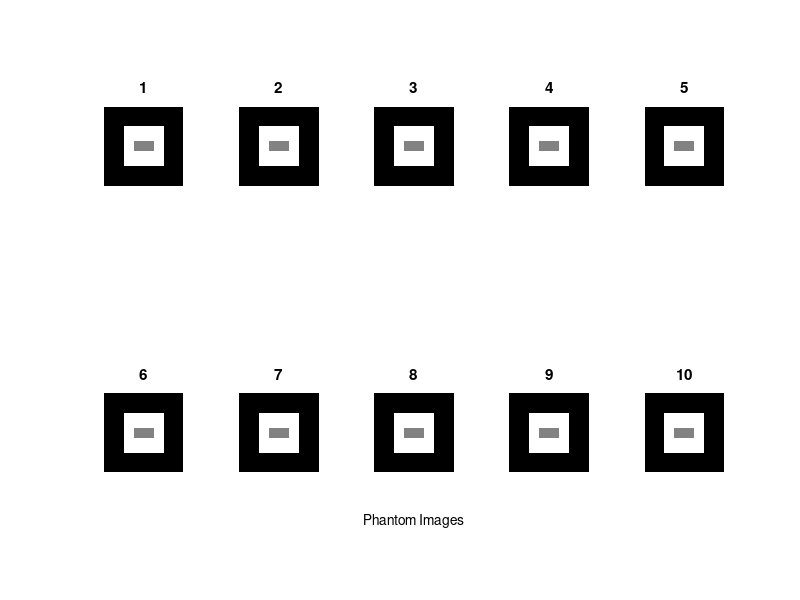

Reproduce this figure in MATLAB. (Note: this script raises an error after producing the figure.)
% L05_Exercise_03

% Wavelet transforms and reconstruction

warning off

% Wavelet settings
n = 4;          % Decomposition Level
%w = 'db4';    % Daubechies wavelet
w = 'Haar';     % Haar wavelet

% Image selection
Z = 19;

% Phantom images generation
phantom_image = zeros(256,256,10);

for i=1:10
    for x=65:192
        for y=65:192
            phantom_image(x,y,i) = 255;
        end
    end
end

for i=1:10
    for x=113:144
        for y=97:160
            phantom_image(x,y,i) = 128;
        end
    end
end

% WAVELET TRANSFORM AND RECONSTRUCTION ON PHANTOM IMAGES

% Display phantom images
figure
for i=1:10
    subplot(2,5,i), imshow(phantom_image(:,:,i),[0 255]);
    hT1 = title(num2str(i));
    if i==8,
        [HeightA,~,~] = size(phantom_image(:,:,i));
        T1Pos = round(get(hT1,'Position'));
        hT1_2 = text(T1Pos(1), T1Pos(2)+HeightA+200,'Phantom Images','HorizontalAlignment','center');
    end
end

% input('\nEnter to continue');

pause

map = gray;

% Calculate wavelets to nth (default 4th) level for phantom images
Coeffs = wavedec3(phantom_image, n, w);

% Multilevel reconstruction
A = cell(1,n);
D = cell(1,n);

for k = 1:n
    A{k} = waverec3(Coeffs,'a',k);   % Approximations (low-pass components)
    D{k} = waverec3(Coeffs,'d',k);   % Details (high-pass components)
end

% Check for perfect reconstruction
err = zeros(1,n);
for k = 1:n
    E = double(phantom_image)-A{k}-D{k};
    err(k) = max(abs(E(:)));
end

message = sprintf('Reconstruction errors');
message = char(message, sprintf(''));
for k=1:n
    message = char(message, sprintf('Level %d error: %.3e', k, err(k)));
end
hd = msgbox(cellstr(message), 'Reconstruction');

% Extract approximations and details for first image only
A_1 = zeros(256,256,n);
D_1 = zeros(256,256,n);
diff_images = zeros(256,256,n);

for i=1:n
    A_1(:,:,i) = A{i}(:,:,1);
    D_1(:,:,i) = abs(D{i}(:,:,1));
    diff_images(:,:,i) = phantom_image(:,:,1) - A_1(:,:,1);
end

D_1_maxs = (squeeze(max(max(D_1))))';

% input('\nEnter to continue');

pause

% Display approximations and details
figure
colormap(map)
for k = 1:n
    labstr = int2str(k) ;
    subplot(2,n,k);
    imshow(A_1(:,:,k), [0 255]);
    xlabel(['A' labstr]);
    subplot(2,n,k+n);
    imshow(abs(D_1(:,:,k)), [0 D_1_maxs(k)]);
    xlabel(['D' labstr]);
    if k==3,
        [HeightA,~,~] = size(phantom_image(:,:,i));
        T1Pos = round(get(hT1,'Position'));
        hT1_2 = text(T1Pos(1)-200, T1Pos(2)+HeightA+200,['Approximations and details at levels 1 to 4 (' w ' wavelet)'],'HorizontalAlignment','center');
    end
end

% input('\nEnter to continue');

pause

% Display differences between actual images 
% and approximations at different levels
figure
colormap(map)
for k=1:n
    labstr = int2str(k) ;
    subplot(1,n,k);
    imshow(diff_images(:,:,k), [-255 255]);
    xlabel(['A' labstr]);
    if k==3,
        [HeightA,~,~] = size(phantom_image(:,:,i));
        T1Pos = round(get(hT1,'Position'));
        hT1_2 = text(T1Pos(1)-200, T1Pos(2)+HeightA+200,['Difference between images and approximations for slice 19 (' w ' wavelet)'],'HorizontalAlignment','center');
    end
end

avg_error = (squeeze(sum(sum(abs(diff_images))))')/(256*256);
labstr = ['Approximation errors for ' w ' wavelet'];
message = sprintf(labstr);
message = char(message, sprintf(''));
for k=1:n
    message = char(message, sprintf('Level %d error: %.2f', k, avg_error(k)));
end
hd = msgbox(cellstr(message), 'Approximations');

% input('\nEnter to continue');

pause

% WAVELET TRANSFORM AND RECONSTRUCTION ON USER SELECTED IMAGES

% Read in MR image dataset
[filename,pathname] = uigetfile('Images\*.*','Select All Image Files', 'MultiSelect','On');
filesin = [pathname,filename];

file1 = sprintf('%s%s',char(filesin(1)),char(filesin(2)));
info = dicominfo(file1);
dim = [double(info.Width), double(info.Height)];
dim(3) = size(filesin,2)-1;

image_data = zeros(dim(1),dim(2),dim(3));

for i=1:dim(3)
    filetoread = sprintf('%s%s',char(filesin(1)),char(filesin(i+1)));
    image_data(:,:,i)=double(dicomread(filetoread));
end

figure
for i=1:15
    subplot(3,5,i), imshow(image_data(:,:,(i-1)*3+1),[0 4000]);
    hT1 = title(num2str((i-1)*3+1));
    if i==13,
        [HeightA,~,~] = size(image_data(:,:,i));
        T1Pos = round(get(hT1,'Position'));
        hT1_2 = text(T1Pos(1), T1Pos(2)+HeightA+200,'Original Images','HorizontalAlignment','center');
    end
end

% input('\nEnter to continue');

pause

% Calculate wavelets to nth (default 4th) level for user images
Coeffs = wavedec3(image_data, n, w);

% Multilevel reconstruction
A = cell(1,n);
D = cell(1,n);

h = waitbar(0,'Wavelet reconstruction in process');
for k = 1:n
    A{k} = waverec3(Coeffs,'a',k);   % Approximations (low-pass components)
    D{k} = waverec3(Coeffs,'d',k);   % Details (high-pass components)
    waitbar(k/n);
end
close (h);

% Check for perfect reconstruction
err = zeros(1,n);
for k = 1:n
    E = double(image_data)-A{k}-D{k};
    err(k) = max(abs(E(:)));
end

message = sprintf('Reconstruction errors');
message = char(message, sprintf(''));
for k=1:n
    message = char(message, sprintf('Level %d error: %.3e', k, err(k)));
end
hd = msgbox(cellstr(message), 'Reconstruction');

% input('\nEnter to continue');

pause

% Extract approximations and details for Zth image only
A_1 = zeros(dim(1),dim(2),n);
D_1 = zeros(dim(1),dim(2),n);
diff_images = zeros(dim(1),dim(2),n);

for i=1:n
    A_1(:,:,i) = A{i}(:,:,Z);
    D_1(:,:,i) = abs(D{i}(:,:,Z));
    diff_images(:,:,i) = image_data(:,:,Z) - A{i}(:,:,Z);
end

D_1_maxs = (squeeze(max(max(D_1))))';

% Display approximations and details
figure
colormap(map)
for k = 1:n
    labstr = int2str(k);
    subplot(2,n,k);
    imshow(A_1(:,:,k), [0 4000]);
    xlabel(['A' labstr]);
    subplot(2,n,k+n);
    imshow(abs(D_1(:,:,k)), [0 D_1_maxs(k)]);
    xlabel(['D' labstr]);
    if k==3,
        [HeightA,~,~] = size(image_data(:,:,Z));
        T1Pos = round(get(hT1,'Position'));
        hT1_2 = text(T1Pos(1)-300, T1Pos(2)+HeightA+400,['Approximations and details at levels 1 to 4 for image ' num2str(Z) ' (' w ' wavelet)'],'HorizontalAlignment','center');
    end
end

% input('\nEnter to continue');

pause

% Display differences between actual images 
% and approximations at different levels (Zth image only)
figure
colormap(map)
for k=1:n
    labstr = int2str(k) ;
    subplot(1,n,k);
    imshow(diff_images(:,:,k), [-255 255]);
    xlabel(['A' labstr]);
    if k==3,
        [HeightA,~,~] = size(phantom_image(:,:,i));
        T1Pos = round(get(hT1,'Position'));
        hT1_2 = text(T1Pos(1)-300, T1Pos(2)+HeightA+700,['Difference between images and approximations for image ' num2str(Z) ' (' w ' wavelet)'],'HorizontalAlignment','center');
    end
end

avg_error = (squeeze(sum(sum(abs(diff_images))))')/(dim(1)*dim(2));
labstr = ['Approximation errors for ' w ' wavelet'];
message = sprintf(labstr);
message = char(message, sprintf(''));
for k=1:n
    message = char(message, sprintf('Level %d error: %.2f', k, avg_error(k)));
end
hd = msgbox(cellstr(message), 'Approximations');

% input('\nEnter to finish');

pause

%clear all
%close all

clc